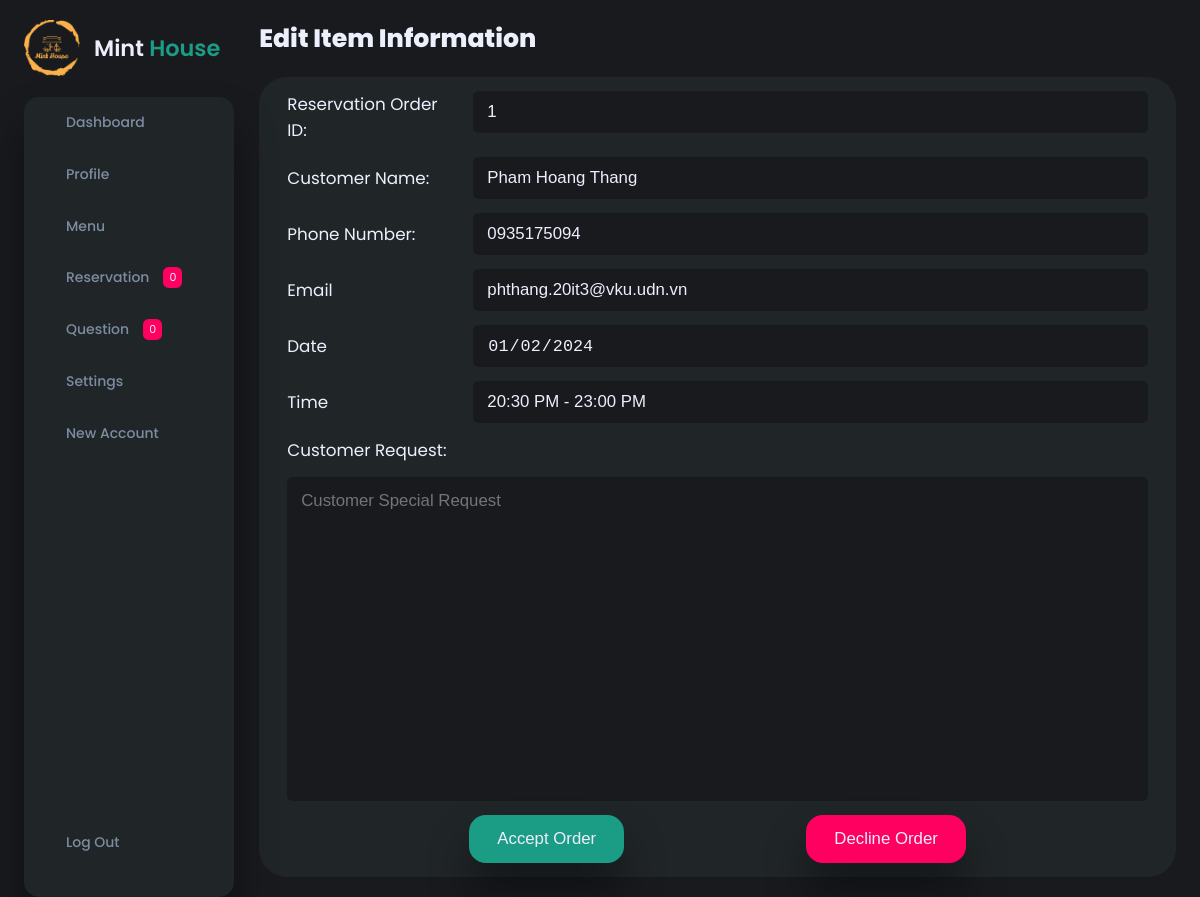
The page /admin/view-reservation.php?ID=1 (signed in) on the database its author committed.
### tables this page shows
CREATE TABLE `table_reservation_order` (
  `OrderID` int(11) NOT NULL,
  `FullName` varchar(100) NOT NULL,
  `Email` varchar(100) NOT NULL,
  `Phone` varchar(20) NOT NULL,
  `NumOfPeople` int(1) NOT NULL,
  `Date` varchar(10) NOT NULL,
  `Time` int(1) NOT NULL,
  `SpecialRequest` text DEFAULT NULL,
  `Status` varchar(10) NOT NULL
);

### admin/view-reservation.php (called while the page is built, shortened)
<?php
include("part/header.php");
include("part/reservation/view-reservation.php");

### admin/part/reservation/view-reservation.php (the view, shortened to what this page needs)
<h1>Edit Item Information</h1>
<div class="question-container">
    <form action="../php/accept-decline.php?ID=<?php echo $_GET['ID']; ?>" method="post">
        <?php
        if (!isset($_GET['ID'])) {
            header("Location: menu.php?Error=Item ID does not exist!");
            exit();
        } else {
            include("../php/config.php");
            $itemID = $_GET['ID'];
            $result = mysqli_query($con, "Select * from table_reservation_order where OrderID='$itemID';");
            if (mysqli_num_rows($result) !== 1) {
                header("Location: menu.php?Error=Item ID does not match");
                exit();
            } else {
                $row = mysqli_fetch_assoc($result);
            }
        }
        ?>
        <div class="content-area">
            <div class="divide">
                <label for="questionID">Reservation Order ID:</label>
                <input type="text" name="questionID" id="questionID" disabled value="<?php echo $row['OrderID']; ?>">
                <label for="fullname">Customer Name:</label>
                <input type="text" name="fullname" id="fullname" disabled value="<?php echo $row['FullName']; ?>">
                <label for="phone">Phone Number:</label>
                <input type="text" name="phone" id="phone" disabled value="<?php echo $row['Phone']; ?>">
                <label for="email">Email</label>
                <input type="email" name="email" id="email" disabled value="<?php echo $row['Email']; ?>">
                <label for="date">Date</label>
                <input type="date" name="date" id="date" disabled value="<?php echo $row['Date']; ?>">
                <label for="time">Time</label>
                <input type="text" name="time" id="time" disabled value="<?php
                                                                            $time = $row['Time'];
                                                                            switch ($time) {
                                                                                case 5:
                                                                                    echo "20:30 PM - 23:00 PM";
                                                                                    break;
                                                                            }
                                                                            ?>">
                <label for="message">Customer Request:</label>
            </div>
            <textarea name="message" id="message" disabled placeholder="Customer Special Request"><?php echo $row['SpecialRequest']; ?></textarea>
            <div class="control">
                <input type="submit" id="accept" name="accept" value="Accept Order">
                <input type="submit" id="decline" name="decline" value="Decline Order">
            </div>
        </div>
    </form>
</div>

### admin/css/style.css (style rules this page uses)
:root { --color-primary: #6C9BCF; --color-danger: #FF0060; --color-success: #1B9C85; --color-warning: #F7D060; --color-white: #202528; --color-info-dark: #7d8da1; --color-dark: #edeffd; --color-light: rgba(0, 0, 0, 0.4); --color-dark-variant: #a3bdcc; --color-background: #181a1e; --card-border-radius: 2rem; --border-radius-1: 0.4rem; --border-radius-2: 1.2rem; --card-padding: 1.8rem; --padding-1: 1.2rem; --box-shadow: 0 2rem 3rem var(--color-light); --main-color: linear-gradient(45deg, #127c64, #08ea6ab9); }
* { margin: 0; padding: 0; outline: 0; appearance: 0; border: 0; text-decoration: none; box-sizing: border-box; }
html { font-size: 14px; }
body { width: 100vw; height: 100vh; font-family: 'Poppins', sans-serif; font-size: 0.88rem; item-select: none; overflow-x: hidden; color: var(--color-dark); background-color: var(--color-background); }
h1 { font-weight: 800; font-size: 1.8rem; }
main .question-container { margin-top: 1.4rem; background-color: var(--color-white); padding: 1rem 2rem; border-radius: var(--card-border-radius); height: 100vh; }
main .question-container form { height: 100%; }
main .question-container .content-area { height: 100%; display: flex; flex-direction: column; gap: 1rem; }
main .question-container .content-area textarea { height: 100%; font-size: 1.2rem; padding: 1rem; border-radius: var(--border-radius-1); font-family: Arial, Helvetica, sans-serif; background-color: var(--color-dark); resize: none; }
main .question-container .content-area .divide { width: 100%; display: grid; grid-template-columns: 20% auto; gap: 1rem; }
main .question-container .content-area .divide label { font-size: 1.2rem; display: flex; align-items: center; }
main .question-container .content-area .divide input, main .question-container .content-area .divide select { height: 3rem; border-radius: var(--border-radius-1); padding-left: 1rem; font-size: 1.2rem; background-color: var(--color-dark); }
main .question-container .content-area .divide input:disabled, main .question-container .content-area textarea:disabled { background-color: var(--color-background); color: var(--color-dark); }
main .question-container .content-area .control { display: flex; align-items: center; justify-content: space-evenly; }
main .question-container .content-area .control input { padding: 1rem 2rem; font-size: 1.2rem; border-radius: var(--border-radius-2); cursor: pointer; transition: .5s; box-shadow: var(--box-shadow); }
main .question-container .content-area .control input#accept { background-color: var(--color-success); color: var(--color-dark); }
main .question-container .content-area .control input#decline { background-color: var(--color-danger); color: var(--color-dark); }

### rows shown on the page
table_reservation_order: questionID "1", fullname "Pham Hoang Thang", phone "0935175094", email "phthang.20it3@vku.udn.vn", date "01/02/2024", time "20:30 PM - 23:00 PM"

### other values the page prints
$number['OrderNum'] "0"
$number['QuestionNum'] "0"
